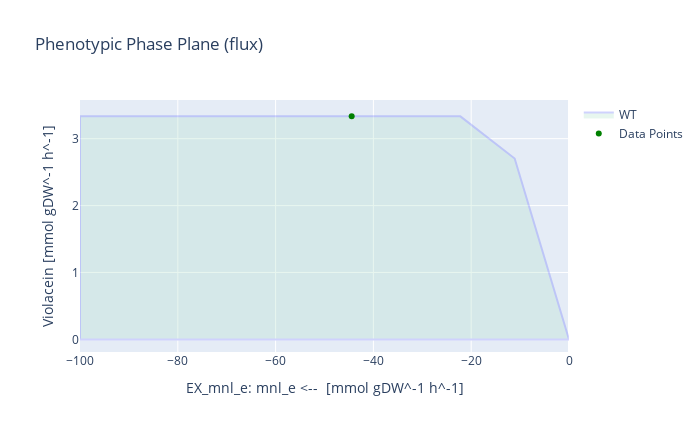

The notebook cell saved with this chart:
### Code cell
# With D-mannitol as substrate
medium = model_M9_vio_fad.medium
with model_M9_vio_fad:
    medium['EX_glc__D_e'] = 0
    medium['EX_mnl_e'] = 10
    model_M9_vio_fad.medium = medium
    model_M9_vio_fad.objective = model_M9_vio_fad.reactions.Growth
    growth_rate = model_M9_vio_fad.optimize().objective_value
    model_M9_vio_fad.objective = model_M9_vio_fad.reactions.Violacein
    violacein_production = model_M9_vio_fad.optimize().objective_value
    violacein_mnl_yield = violacein_production / (-1*model_M9_vio_fad.reactions.EX_mnl_e.flux)
    
    print('Growth rate for V. natriegens [h^-1]:', growth_rate)
    print('Max. violacein production [mmol gDW^-1 h^-1]:', violacein_production)
    print('Theoretical maximum yield [mmol_vio / mmol_mnl]:', violacein_mnl_yield)
    
    model_M9_vio_fad.reactions.EX_mnl_e.bounds = -100,0
    result = phenotypic_phase_plane(model_M9_vio_fad, 
                                variables=[model_M9_vio_fad.reactions.EX_mnl_e],
                                objective=model_M9_vio_fad.reactions.Violacein,
                                points=10)
    x = result.data_frame.EX_mnl_e[result.data_frame.objective_upper_bound.idxmax()]
    y = result.data_frame.objective_upper_bound[result.data_frame.objective_upper_bound.idxmax()]
    result.plot(plotter, points=[(x,y)], points_colors=["green"])
    print("The optimal glucose uptake for Violacein flux is:", result.data_frame.EX_mnl_e[result.data_frame.objective_upper_bound.idxmax()])

### Figure 1 — Plotly figure (JSON) as saved in the notebook; plotly's stock layout.template omitted (floating-point values rounded to 4 significant figures)
{"data": [{"fill": "toself", "fillcolor": "#B3E2CD", "hoverinfo": "none", "marker": {"line": {"color": "#B3E2CD"}, "opacity": 0.3}, "mode": "lines", "name": "WT", "opacity": 0.3, "type": "scatter", "x": [-100, -88.89, -77.78, -66.67, -55.56, -44.44, -33.33, -22.22, -11.11, 1.629e-12, 1.629e-12, -11.11, -22.22, -33.33, -44.44, -55.56, -66.67, -77.78, -88.89, -100, -100, -100], "y": [0, -3.997e-15, 2.442e-14, -3.197e-14, -4.707e-14, 9.77e-15, 2.22e-14, -6.173e-14, 6.328e-14, 4.823e-17, -6.671e-13, 2.704, 3.333, 3.333, 3.333, 3.333, 3.333, 3.333, 3.333, 3.333, 0, 3.333]}, {"marker": {"color": ["green"]}, "mode": "markers", "name": "Data Points", "type": "scatter", "x": [-44.44], "y": [3.333]}], "layout": {"height": 432, "title": {"text": "Phenotypic Phase Plane (flux)"}, "width": 700, "xaxis": {"autorange": true, "range": [-100, 1.629e-12], "title": {"text": "EX_mnl_e: mnl_e <--  [mmol gDW^-1 h^-1]"}, "type": "linear"}, "yaxis": {"autorange": true, "range": [-0.1883, 3.578], "title": {"text": "Violacein [mmol gDW^-1 h^-1]"}, "type": "linear"}}}
